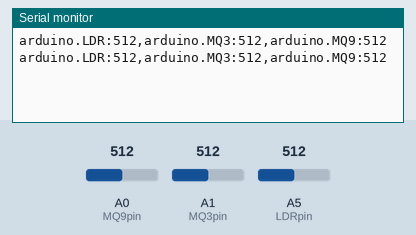
Bench run of a sketch on a simulated Arduino Uno, built with avr-gcc and run on an emulated ATmega328P. Parts: the last lines printed to the serial monitor. The inputs (shaded band) are chosen by the test bench; at power-on: A0 (MQ9pin) = 512, A1 (MQ3pin) = 512, A5 (LDRpin) = 512.

Above: at 1.8 s.
1.9 s: A0 (MQ9pin) set to 716
At 2.8 s:
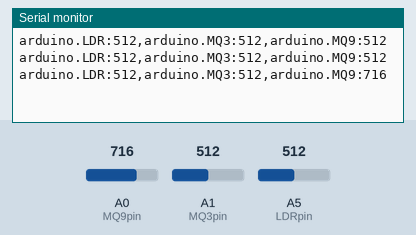
3.4 s: A1 (MQ3pin) set to 716
At 4.7 s:
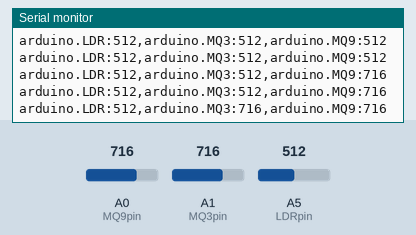
4.9 s: A5 (LDRpin) set to 716
At 5.7 s:
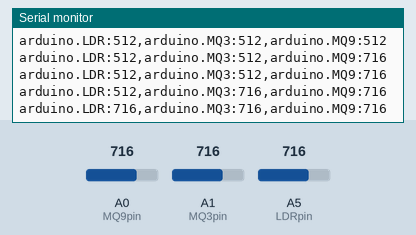
6.4 s: A0 (MQ9pin) set to 900
At 7.7 s:
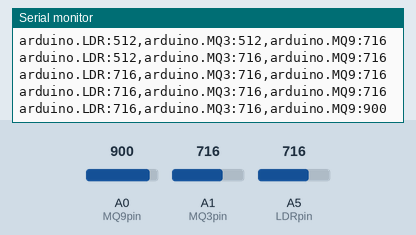
7.9 s: A1 (MQ3pin) set to 900
At 8.8 s:
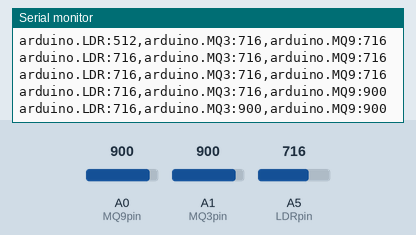
9.4 s: A5 (LDRpin) set to 900
At 10.8 s:
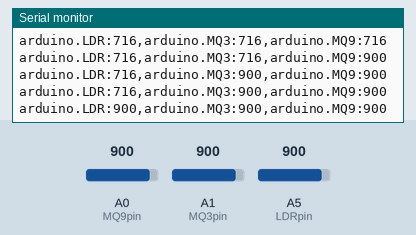
Timing chart, 0 to 11.9 s (numbered marks = the images above; inputs shaded):
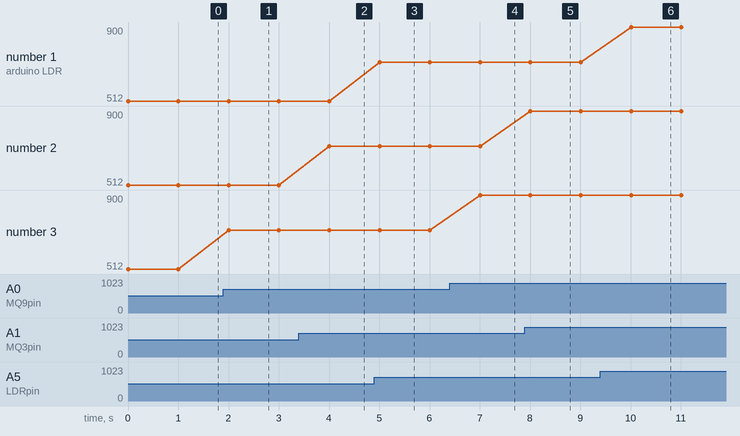

Measured:
- after the input at 1.9 s, the serial monitor: prints a new line after 0.10 s (image 1)
- after the input at 3.4 s, the serial monitor: prints a new line after 0.61 s (image 2)
- after the input at 4.9 s, the serial monitor: prints a new line after 0.11 s (image 3)
- after the input at 6.4 s, the serial monitor: prints a new line after 0.61 s (image 4)
- after the input at 7.9 s, the serial monitor: prints a new line after 0.11 s (image 5)
- after the input at 9.4 s, the serial monitor: prints a new line after 0.61 s (image 6)
- plotted number 3: 512 → 716 after the input at 1.9 s, 716 → 900 after the input at 6.4 s

The sketch:

ldr_two_gas_sensors.ino
```cpp
/*

- LDR
- MQ-3 Alkohol Sensor
- MQ-9 CO, flammable gasses

*/

// analog input pin configuration
const int LDRpin=5;
const int MQ3pin=1;
const int MQ9pin=0;

int value_ldr;
int value_mq3;
int value_mq9;

void setup(void)
{
  Serial.begin(9600);
  pinMode(LDRpin, INPUT); // ldr input pin
  pinMode(MQ3pin, INPUT); //sets the pin as an input to the arduino
  pinMode(MQ9pin, INPUT); //sets the pin as an input to the arduino
}

void loop(void)
{
  value_ldr = analogRead(LDRpin); // read LDR
  value_mq3 = analogRead(MQ3pin); // read MQ-3
  value_mq9 = analogRead(MQ9pin); // read MQ-9
  Serial.print("arduino.LDR:");
  Serial.print(value_ldr, DEC);
  Serial.print(",arduino.MQ3:");
  Serial.print(value_mq3, DEC);
  Serial.print(",arduino.MQ9:");
  Serial.println(value_mq9, DEC);
  delay(1000);
}
```
